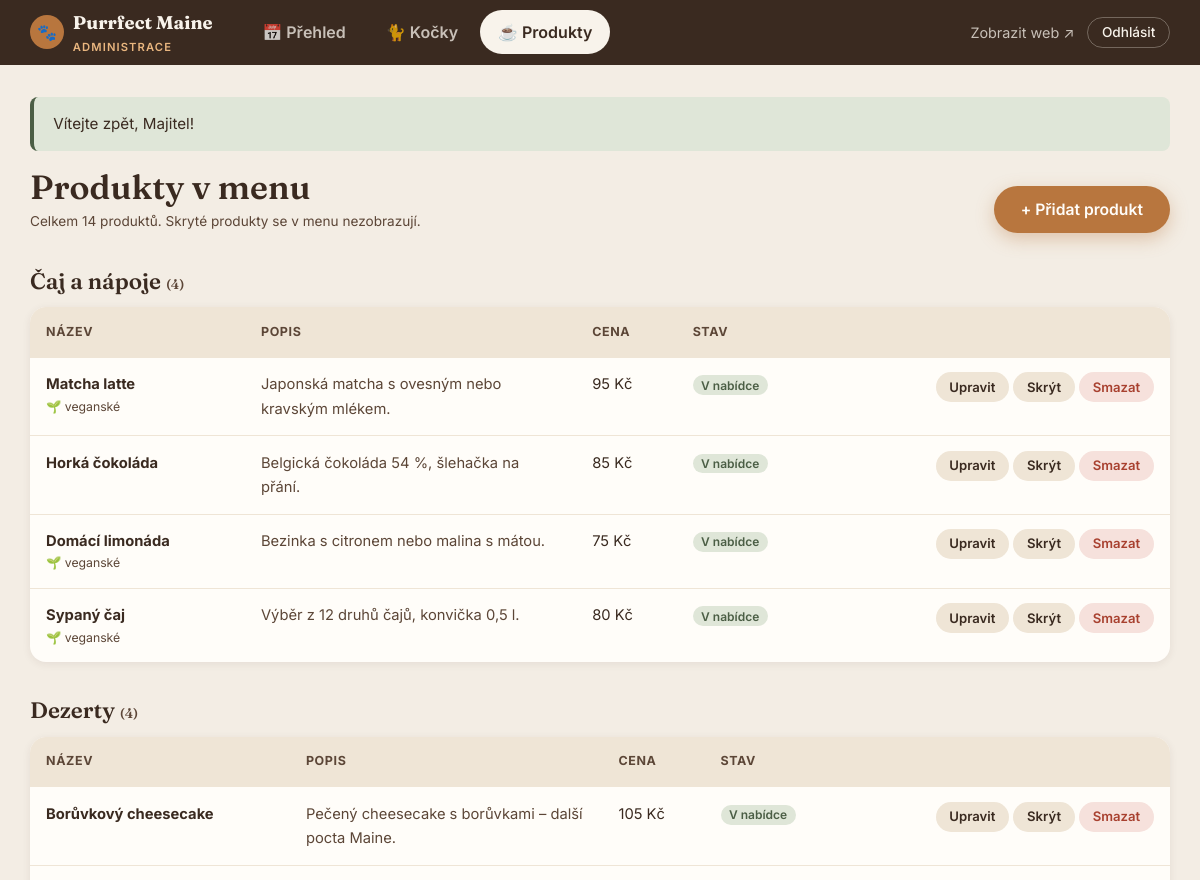
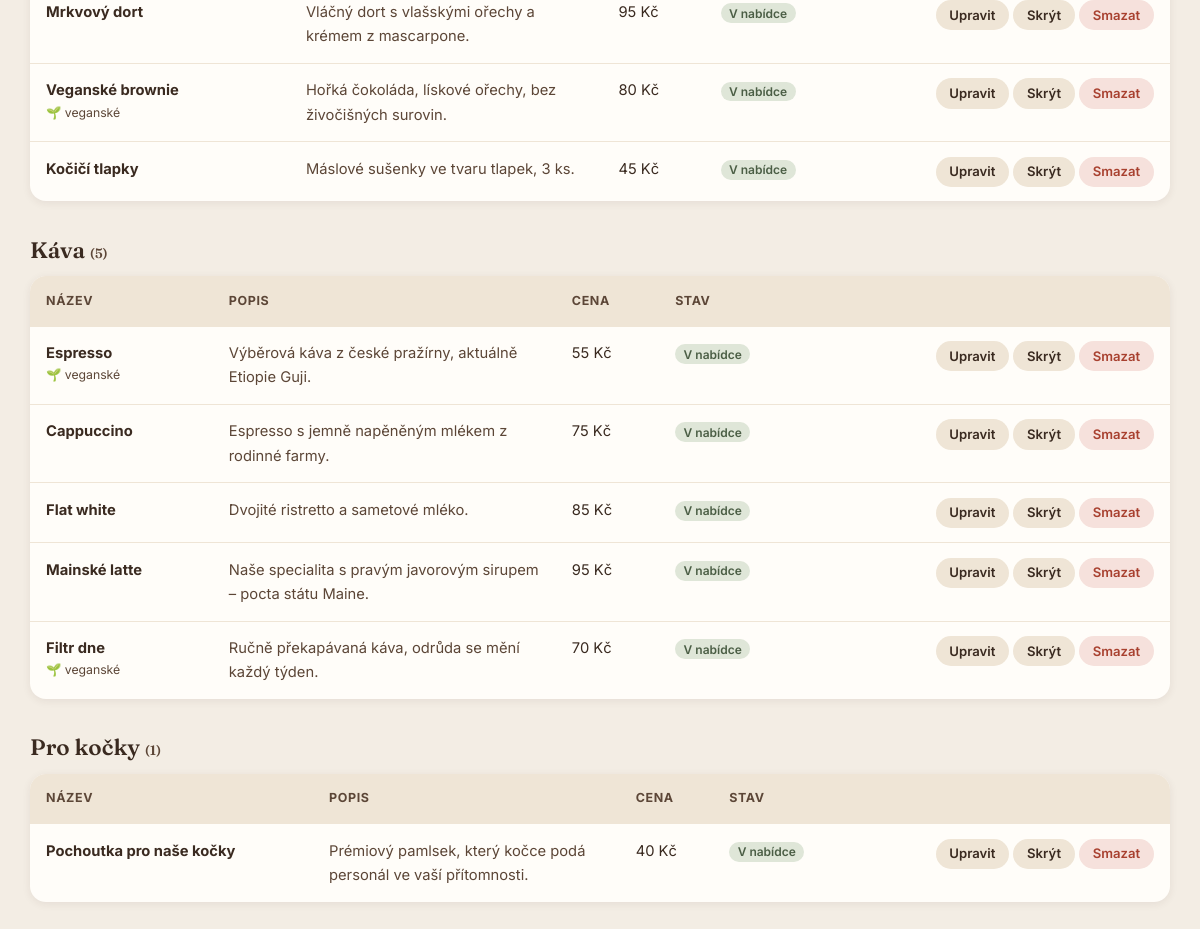
/admin/products.php (signed in), run on the app's committed database (2 pictures, top to bottom).
### tables this page shows
CREATE TABLE IF NOT EXISTS products (
  id           INT UNSIGNED AUTO_INCREMENT PRIMARY KEY,
  category     VARCHAR(60)  NOT NULL,
  name         VARCHAR(120) NOT NULL,
  description  VARCHAR(500) NOT NULL DEFAULT '',
  price        INT UNSIGNED NOT NULL,                       
  is_vegan     TINYINT(1) NOT NULL DEFAULT 0,
  is_available TINYINT(1) NOT NULL DEFAULT 1,
  sort_order   INT NOT NULL DEFAULT 0,
  created_at   DATETIME NOT NULL DEFAULT CURRENT_TIMESTAMP
);

### conn.php (called while the page is built, shortened)
<?php
class connector
{
    private $conn;
    public function __construct($host, $user, $password, $dbname)
    {
        try {
            $this->conn = new mysqli($host, $user, $password, $dbname);
            $this->conn->set_charset('utf8mb4');
        } catch (Exception $e) {
            die("Chyba: " . $e->getMessage());
        }
    }
    private function run($sql, array $params = [])
    {
        $stmt = $this->conn->prepare($sql);
        if (!$stmt->execute($params ?: null)) {
            throw new Exception("Chyba dotazu na databázi: " . $stmt->error);
        }
        return $stmt;
    }
    public function fetchAll($sql, array $params = [])
    {
        $result = $this->run($sql, $params)->get_result();
        return $result ? $result->fetch_all(MYSQLI_ASSOC) : [];
    }
}
$db = new connector("", "", "", "");

### includes/bootstrap.php (called while the page is built, shortened)
<?php
require_once __DIR__ . '/../conn.php';
function db(): connector
{
    global $db;
    return $db;
}
function e(?string $value): string
{
    return htmlspecialchars((string) $value, ENT_QUOTES | ENT_SUBSTITUTE, 'UTF-8');
}
function url(string $path = ''): string
{
    return BASE_URL . '/' . ltrim($path, '/');
}
function format_price(int|float $amount): string
{
    return number_format((float) $amount, 0, ',', ' ') . ' Kč';
}

### admin/products.php (the view, shortened to what this page needs)
<?php
require __DIR__ . '/../includes/bootstrap.php';
$products = db()->fetchAll('SELECT * FROM products ORDER BY category, sort_order, name');
$byCategory = [];
foreach ($products as $p) {
    $byCategory[$p['category']][] = $p;
}
require __DIR__ . '/../includes/admin_header.php';
?>
    <div class="admin-toolbar">
      <div>
        <h1 class="admin-title">Produkty v menu</h1>
        <p class="form-note">Celkem <?= count($products) ?> produktů. Skryté produkty se v menu nezobrazují.</p>
      </div>
      <a href="<?= e(url('admin/product-form.php')) ?>" class="btn btn-primary">+ Přidat produkt</a>
    </div>
    <?php foreach ($byCategory as $category => $items): ?>
      <h2 class="admin-subheading"><?= e($category) ?> <span class="form-note">(<?= count($items) ?>)</span></h2>
      <div class="table-wrap">
        <table class="table">
          <thead>
            <tr>
              <th>Název</th>
              <th>Popis</th>
              <th>Cena</th>
              <th>Stav</th>
              <th><span class="visually-hidden">Akce</span></th>
            </tr>
          </thead>
          <tbody>
            <?php foreach ($items as $p): ?>
              <tr class="<?= $p['is_available'] ? '' : 'row-muted' ?>">
                <td>
                  <strong><?= e($p['name']) ?></strong>
                  <?php if ($p['is_vegan']): ?><small>🌱 veganské</small><?php endif; ?>
                </td>
                <td class="cell-note"><?= e($p['description'] ?: '—') ?></td>
                <td class="nowrap"><?= e(format_price((int) $p['price'])) ?></td>
                <td>
                  <?php if ($p['is_available']): ?>
                    <span class="badge badge-green">V nabídce</span>
                  <?php else: ?>
                    <span class="badge">Nedostupné</span>
                  <?php endif; ?>
                </td>
                <td class="cell-actions">
                  <a href="<?= e(url('admin/product-form.php?id=' . (int) $p['id'])) ?>" class="btn btn-small btn-ghost">Upravit</a>
                  <form method="post">
                    <button type="submit" name="action" value="toggle" class="btn btn-small btn-ghost"><?= $p['is_available'] ? 'Skrýt' : 'Zobrazit' ?></button>
                  </form>
                  <form method="post" data-confirm="Opravdu odstranit produkt <?= e($p['name']) ?>?">
                    <button type="submit" name="action" value="delete" class="btn btn-small btn-danger">Smazat</button>
                  </form>
                </td>
              </tr>
            <?php endforeach; ?>
          </tbody>
        </table>
      </div>
    <?php endforeach; ?>
<?php require __DIR__ . '/../includes/admin_footer.php'; ?>

### style.css (style rules this page uses)
:root { --cream: #f8f3eb; --cream-dark: #efe5d6; --sand: #e3d3bc; --caramel: #b8763e; --caramel-dark: #96592a; --espresso: #3a2a20; --espresso-soft: #5c4637; --forest: #4b5e45; --forest-light: #dfe6d8; --white: #fffdf9; --danger: #a8402f; --danger-light: #f6e1dc; --font-serif: "Fraunces", Georgia, serif; --font-sans: "Inter", system-ui, -apple-system, "Segoe UI", sans-serif; --radius-sm: 8px; --radius: 16px; --radius-lg: 28px; --shadow-sm: 0 2px 8px rgba(58, 42, 32, 0.08); --shadow: 0 10px 30px rgba(58, 42, 32, 0.12); --shadow-lg: 0 20px 50px rgba(58, 42, 32, 0.18); --container: 1180px; --gutter: 20px; --header-h: 72px; --transition: 0.25s ease; }
*, *::before, *::after { box-sizing: border-box; }
html { scroll-behavior: smooth; scroll-padding-top: calc(var(--header-h) + 16px); }
body { margin: 0; font-family: var(--font-sans); font-size: 1rem; line-height: 1.65; color: var(--espresso); background: var(--cream); -webkit-font-smoothing: antialiased; }
a { color: var(--caramel-dark); }
h1, h2, h3, h4 { font-family: var(--font-serif); line-height: 1.2; margin: 0 0 0.5em; color: var(--espresso); font-weight: 600; }
h1 { font-size: clamp(2.2rem, 5vw, 3.8rem); }
h2 { font-size: clamp(1.7rem, 3.5vw, 2.6rem); }
p { margin: 0 0 1em; }
.btn { display: inline-flex; align-items: center; justify-content: center; gap: 0.5em; padding: 0.85em 1.6em; border: 2px solid transparent; border-radius: 999px; font: 600 0.98rem/1 var(--font-sans); text-decoration: none; cursor: pointer; transition: background var(--transition), color var(--transition), transform var(--transition), box-shadow var(--transition); }
.btn-primary { background: var(--caramel); color: var(--white); box-shadow: 0 6px 18px rgba(184, 118, 62, 0.35); }
.btn-ghost { background: var(--cream-dark); color: var(--espresso); }
.btn-danger { background: var(--danger-light); color: var(--danger); padding: 0.6em 1.1em; font-size: 0.9rem; }
.form-note { margin: 0; font-size: 0.85rem; color: var(--espresso-soft); }
.badge { display: inline-block; padding: 0.2em 0.7em; border-radius: 999px; background: var(--cream-dark); color: var(--espresso-soft); font: 600 0.75rem var(--font-sans); vertical-align: middle; white-space: nowrap; }
.badge-green { background: var(--forest-light); color: var(--forest); }
.admin-body { min-height: 100vh; background: #f3ede4; }
.admin-title { margin-bottom: 0.2rem; font-size: clamp(1.6rem, 3.5vw, 2.1rem); }
.admin-toolbar { display: flex; flex-wrap: wrap; align-items: flex-end; justify-content: space-between; gap: 1rem; margin-bottom: 1.5rem; }
.admin-toolbar .form-note { margin: 0; }
.admin-subheading { margin: 2.2rem 0 0.8rem; font-size: 1.4rem; }
.table-wrap { overflow-x: auto; border-radius: var(--radius); background: var(--white); box-shadow: var(--shadow-sm); }
.table { width: 100%; min-width: 760px; border-collapse: collapse; font-size: 0.92rem; }
.table th { padding: 0.9rem 1rem; background: var(--cream-dark); font-size: 0.78rem; font-weight: 700; letter-spacing: 0.05em; text-align: left; text-transform: uppercase; color: var(--espresso-soft); }
.table td { padding: 0.9rem 1rem; border-top: 1px solid var(--cream-dark); vertical-align: top; }
.table td small { display: block; color: var(--espresso-soft); }
.cell-note { max-width: 240px; color: var(--espresso-soft); }
.nowrap { white-space: nowrap; }
.cell-actions { white-space: nowrap; text-align: right; }
.cell-actions form, .admin-card-actions form { display: inline; }
.btn-small { padding: 0.5em 0.9em; font-size: 0.82rem; }

### data on the page
products: name "Matcha latte", is_vegan "🌱 veganské", description "Japonská matcha s ovesným nebo kravským mlékem.", price "95 Kč", is_available "V nabídce"
products: name "Horká čokoláda", description "Belgická čokoláda 54 %, šlehačka na přání.", price "85 Kč", is_available "V nabídce"
products: name "Domácí limonáda", is_vegan "🌱 veganské", description "Bezinka s citronem nebo malina s mátou.", price "75 Kč", is_available "V nabídce"
products: name "Sypaný čaj", is_vegan "🌱 veganské", description "Výběr z 12 druhů čajů, konvička 0,5 l.", price "80 Kč", is_available "V nabídce"
products: name "Borůvkový cheesecake", description "Pečený cheesecake s borůvkami – další pocta Maine.", price "105 Kč", is_available "V nabídce"
products: name "Mrkvový dort", description "Vláčný dort s vlašskými ořechy a krémem z mascarpone.", price "95 Kč", is_available "V nabídce"
products: name "Veganské brownie", is_vegan "🌱 veganské", description "Hořká čokoláda, lískové ořechy, bez živočišných surovin.", price "80 Kč", is_available "V nabídce"
products: name "Kočičí tlapky", description "Máslové sušenky ve tvaru tlapek, 3 ks.", price "45 Kč", is_available "V nabídce"
products: name "Espresso", is_vegan "🌱 veganské", description "Výběrová káva z české pražírny, aktuálně Etiopie Guji.", price "55 Kč", is_available "V nabídce"
products: name "Cappuccino", description "Espresso s jemně napěněným mlékem z rodinné farmy.", price "75 Kč", is_available "V nabídce"
products: name "Flat white", description "Dvojité ristretto a sametové mléko.", price "85 Kč", is_available "V nabídce"
products: name "Mainské latte", description "Naše specialita s pravým javorovým sirupem – pocta státu Maine.", price "95 Kč", is_available "V nabídce"
products: name "Filtr dne", is_vegan "🌱 veganské", description "Ručně překapávaná káva, odrůda se mění každý týden.", price "70 Kč", is_available "V nabídce"
products: name "Pochoutka pro naše kočky", description "Prémiový pamlsek, který kočce podá personál ve vaší přítomnosti.", price "40 Kč", is_available "V nabídce"

### other printed values
$icon "📅"
$label "Přehled"
$icon "🐈"
$label "Kočky"
$icon "☕"
$label "Produkty"
$f['message'] "Vítejte zpět, Majitel!"
count($products) "14"
$category "Čaj a nápoje"
count($items) "4"
$category "Dezerty"
$category "Káva"
count($items) "5"
$category "Pro kočky"
count($items) "1"
